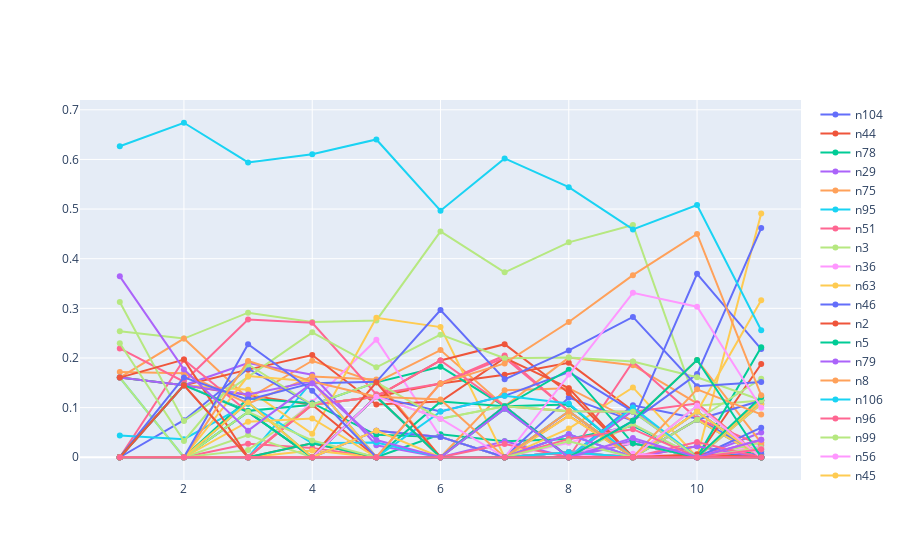
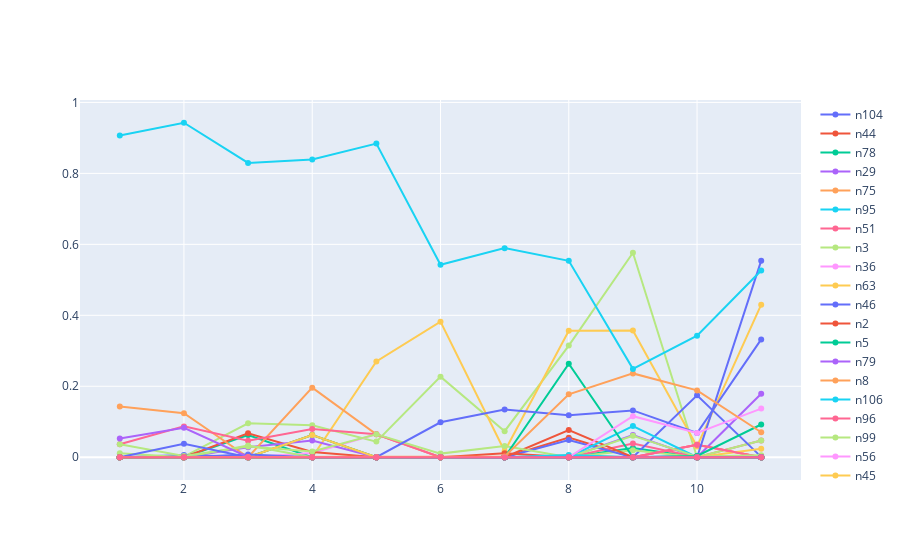
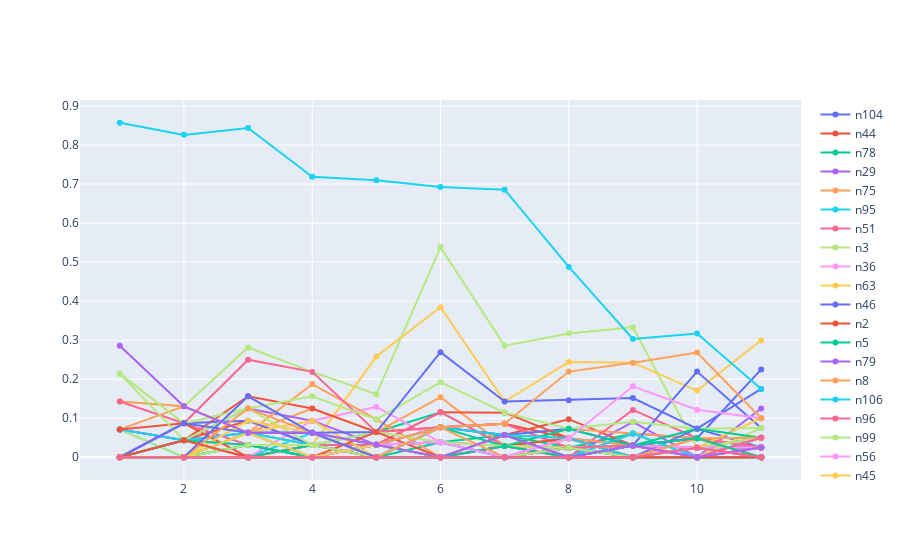

Notebook cell for these charts, in order:
### Code cell
plot_centrality(eigencentrality_t)
plot_centrality(between_t)
plot_centrality(degree_t)
